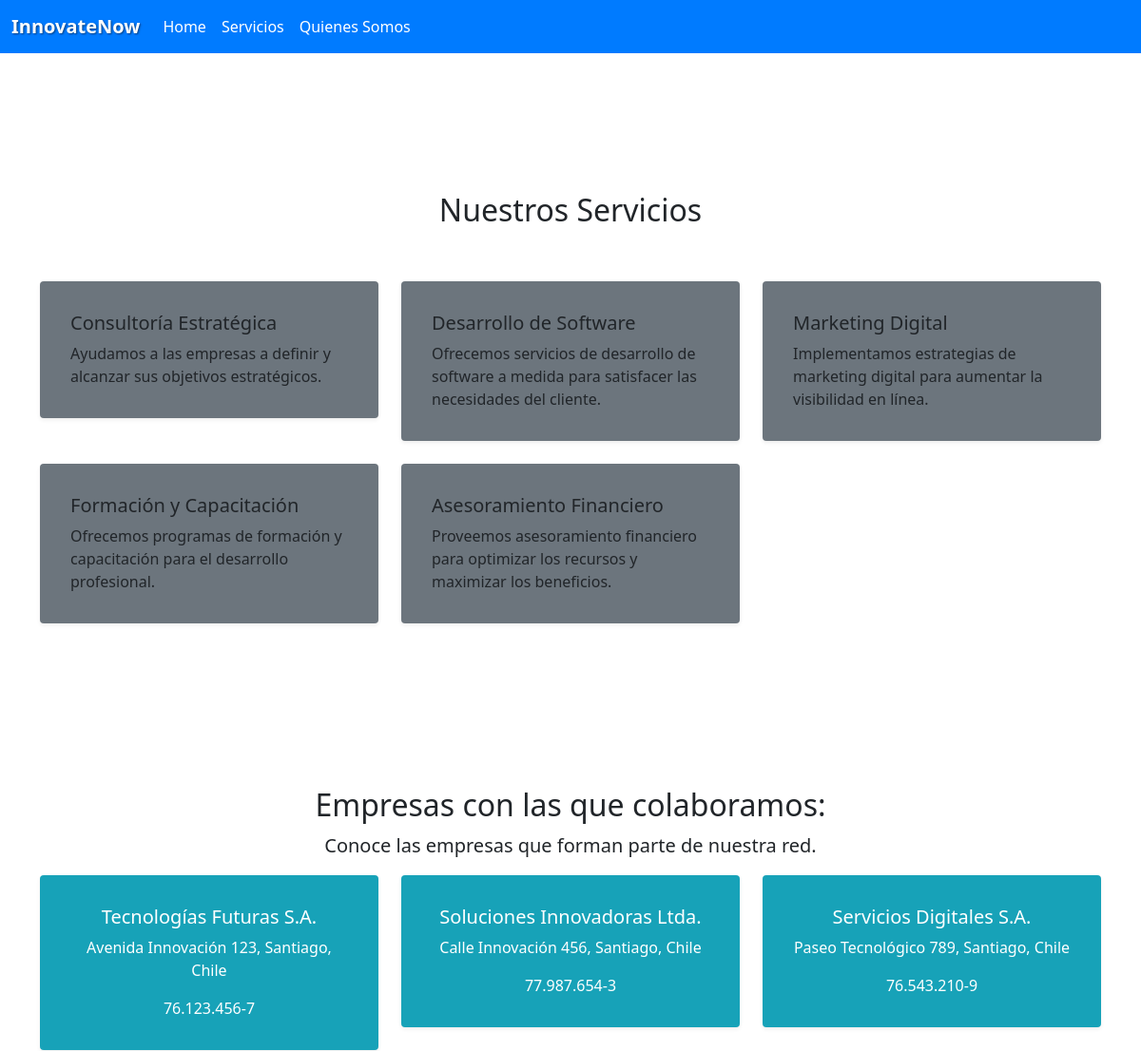
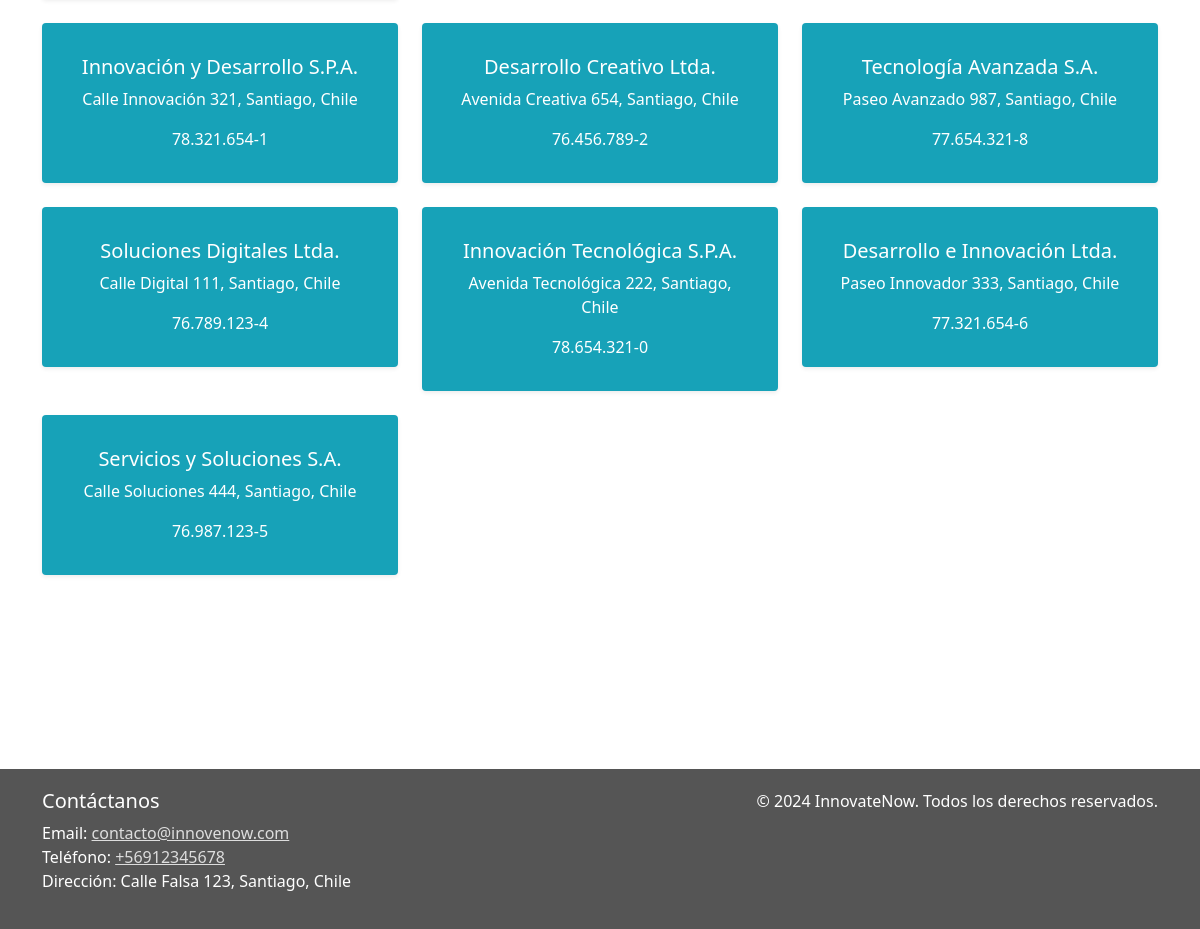
Page /empresa/servicios on the committed database (2 pictures, top to bottom).
### empresa/models.py (models this page shows)
class Navbar(models.Model):
    id_navbar = models.AutoField(db_column="idNavbar", primary_key=True)
    nombre = models.CharField(max_length=50)
    url = models.CharField(max_length=100)

class Servicio(models.Model):
    id_servicio         = models.AutoField(db_column="idServicio", primary_key=True)
    nombre_servicio     = models.CharField(max_length=50)
    descripcion         = models.CharField(max_length=500)

class Empresa(models.Model):
    rut              = models.CharField(primary_key=True, max_length=13)
    nombre           = models.CharField(max_length=50)
    razon_social = models.CharField(max_length=100)
    fecha_constitucion = models.DateField(blank=False, null=False)
    telefono         = models.CharField(max_length=45)
    email            = models.EmailField(unique=True, max_length=100, blank=True, null=True)
    direccion        = models.CharField(max_length=50, blank=True, null=True)
    activo           = models.IntegerField()

### empresa/views.py (the view)
# urls.py: path('servicios', views.Servicios, name="servicios"),
def Servicios(request):
    Navbars = Navbar.objects.all() # SELECT * FROM empresa_navbar
    Empresas = Empresa.objects.all()
    Trabajadores = Trabajador.objects.all()
    Servicios = Servicio.objects.all()
    context = {
        "Navbars": Navbars,
        "Empresas": Empresas,
        "Trabajadores" : Trabajadores,
        "Servicios" : Servicios
    }
    return render (request, 'empresa/servicios.html', context)

### empresa/templates/empresa/servicios.html (shortened to what this page needs)
{% load static %}
<!DOCTYPE html>
<html lang="es">
<head>
    <link href="https://cdn.jsdelivr.net/npm/bootstrap@5.0.2/dist/css/bootstrap.min.css" rel="stylesheet">
    <link href="{% static 'css/index.css' %}" rel="stylesheet">
</head>
<body>
    {% load static %}
    <nav class="navbar navbar-expand-lg navbar-custom">
        <div class="container-fluid">
            <a class="navbar-brand" href="index">InnovateNow</a>
            <div class="collapse navbar-collapse" id="navbarNav">
                <ul class="navbar-nav">
                    {% for Navbar in Navbars %}
                    <li class="nav-item">
                        <a class="nav-link" href="{{ Navbar.url }}">{{ Navbar.nombre }}</a>
                    </li>
                    {% endfor %}
                </ul>
            </div>
        </div>
    </nav>
<br><br>
<main class="container my-5">
    <section id="services" class="feature">
        <h2 class="text-center">Nuestros Servicios</h2>
        <br><br>
        <div class="row">
            {% for servicio in Servicios %}
            <div class="col-md-4">
                <div class="card mb-4 shadow-sm bg-secondary">
                    <div class="card-body">
                        <h5 class="card-title">{{ servicio.nombre_servicio }}</h5>
                        <p class="card-text">{{ servicio.descripcion }}</p>
                    </div>
                </div>
            </div>
            {% endfor %}
        </div>
    </section>
    <br><br>
    <section id="companies" class="feature text-center">
        <h2>Empresas con las que colaboramos:</h2>
        <p class="lead">Conoce las empresas que forman parte de nuestra red.</p>
        <div class="row">
            {% for empresa in Empresas %}
            <div class="col-md-4">
                <div class="card mb-4 shadow-sm bg-info text-white">
                    <div class="card-body">
                        <h5 class="card-title">{{ empresa.nombre }}</h5>
                        <p class="card-text">{{ empresa.direccion }}</p>
                        <p class="card-text">{{ empresa.rut }}</p>
                    </div>
                </div>
            </div>
            {% endfor %}
        </div>
    </section>
</main>
    <br><br><br>
    <footer class="footer">
        <div class="container">
            <div class="row">
                <div class="col-md-6">
                    <h5>Contáctanos</h5>
                    <ul class="list-unstyled">
                        <li>Email: <a href="mailto:contacto@innovenow.com">contacto@innovenow.com</a></li>
                        <li>Teléfono: <a href="tel:+56912345678">+56912345678</a></li>
                        <li>Dirección: Calle Falsa 123, Santiago, Chile</li>
                    </ul>
                </div>
                <div class="col-md-6 text-end">
                    <p>&copy; 2024 InnovateNow. Todos los derechos reservados.</p>
                </div>
            </div>
        </div>
    </footer>
</body>
</html>

### empresa/static/css/index.css (style rules this page uses)
.navbar-custom { background-color: #007bff; }
.navbar-custom .navbar-brand { color: white; font-weight: bold; text-shadow: 1px 1px 2px rgba(0, 0, 0, 0.5); }
.navbar-custom .nav-link { color: white; }
.footer { background-color: #555555; color: rgb(255, 255, 255); padding: 20px 0; }
.footer a { color: #ddd; }
.feature { padding: 50px 0; }
.card { border: none; }
.card-body { padding: 2rem; }
.bg-secondary { background-color: #6c757d !important; }
.bg-info { background-color: #17a2b8 !important; }

### rows in the picture
Navbar: nombre "Home"
Navbar: nombre "Servicios"
Navbar: nombre "Quienes Somos"
Servicio: nombre_servicio "Consultoría Estratégica", descripcion "Ayudamos a las empresas a definir y alcanzar sus objetivos estratégicos."
Servicio: nombre_servicio "Desarrollo de Software", descripcion "Ofrecemos servicios de desarrollo de software a medida para satisfacer las necesidades del cliente."
Servicio: nombre_servicio "Marketing Digital", descripcion "Implementamos estrategias de marketing digital para aumentar la visibilidad en línea."
Servicio: nombre_servicio "Formación y Capacitación", descripcion "Ofrecemos programas de formación y capacitación para el desarrollo profesional."
Servicio: nombre_servicio "Asesoramiento Financiero", descripcion "Proveemos asesoramiento financiero para optimizar los recursos y maximizar los beneficios."
Empresa: nombre "Tecnologías Futuras S.A.", direccion "Avenida Innovación 123, Santiago, Chile", rut "76.123.456-7"
Empresa: nombre "Soluciones Innovadoras Ltda.", direccion "Calle Innovación 456, Santiago, Chile", rut "77.987.654-3"
Empresa: nombre "Servicios Digitales S.A.", direccion "Paseo Tecnológico 789, Santiago, Chile", rut "76.543.210-9"
Empresa: nombre "Innovación y Desarrollo S.P.A.", direccion "Calle Innovación 321, Santiago, Chile", rut "78.321.654-1"
Empresa: nombre "Desarrollo Creativo Ltda.", direccion "Avenida Creativa 654, Santiago, Chile", rut "76.456.789-2"
Empresa: nombre "Tecnología Avanzada S.A.", direccion "Paseo Avanzado 987, Santiago, Chile", rut "77.654.321-8"
Empresa: nombre "Soluciones Digitales Ltda.", direccion "Calle Digital 111, Santiago, Chile", rut "76.789.123-4"
Empresa: nombre "Innovación Tecnológica S.P.A.", direccion "Avenida Tecnológica 222, Santiago, Chile", rut "78.654.321-0"
Empresa: nombre "Desarrollo e Innovación Ltda.", direccion "Paseo Innovador 333, Santiago, Chile", rut "77.321.654-6"
Empresa: nombre "Servicios y Soluciones S.A.", direccion "Calle Soluciones 444, Santiago, Chile", rut "76.987.123-5"
